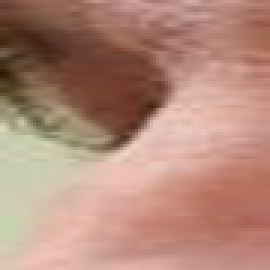
#> input picture dataset/eye-dataset/test/closed/kaggle_flickrfaceshq-dataset-ffhq_01400_eye_LEFT.png, 90 x 90 px (shown 3 times larger)
$ python -i face_alignment.py   (imports and definitions only)
#> lines starting #> are read from the running program, lines starting #| are printed output that depends on the picture
#> further down, picture is the input picture: shape (90, 90, 3); mean B, G, R 121.8, 137.5, 178.7
"""
5-point ArcFace face alignment.
Warps detected face to canonical 112x112 ArcFace crop using similarity transform.
"""
import cv2
import numpy as np
from typing import List

# ArcFace canonical 112x112 landmark positions
# Order: left_eye, right_eye, nose_tip, left_mouth, right_mouth
ARCFACE_DST = np.array([
    [38.2946, 51.6963],
    [73.5318, 51.5014],
    [56.0252, 71.7366],
    [41.5493, 92.3655],
    [70.7299, 92.2041],
], dtype=np.float32)

OUTPUT_SIZE = 112


def align_face(frame: np.ndarray, landmarks_5: List[List[int]]) -> np.ndarray:
    """Similarity transform from 5 landmarks to ArcFace 112x112. Returns aligned BGR crop."""
    src = np.array(landmarks_5, dtype=np.float32)
    # LMEDS: deterministic (no random seed unlike RANSAC), robust to landmark outliers
    M, _ = cv2.estimateAffinePartial2D(
        src, ARCFACE_DST, method=cv2.LMEDS
    )
    if M is None:
        cx = int(np.mean(src[:, 0])); cy = int(np.mean(src[:, 1]))
        h, w = frame.shape[:2]; half = 56
        x1 = max(0, cx - half); y1 = max(0, cy - half)
        x2 = min(w, cx + half); y2 = min(h, cy + half)
        return cv2.resize(frame[y1:y2, x1:x2], (OUTPUT_SIZE, OUTPUT_SIZE))
    return cv2.warpAffine(frame, M, (OUTPUT_SIZE, OUTPUT_SIZE), borderValue=0.0)


def enhance_image(img: np.ndarray) -> np.ndarray:
    """CLAHE contrast enhancement on 112x112 BGR crop for better matching under poor light."""
    lab = cv2.cvtColor(img, cv2.COLOR_BGR2LAB)
#> lab: shape (90, 90, 3); mean of channels 0, 1, 2 154.2, 141.8, 142.9
    l, a, b = cv2.split(lab)
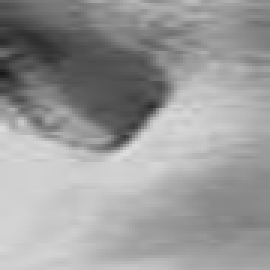
#> l: shape (90, 90) (shown 3 times larger); min 24, max 221, mean 154.2
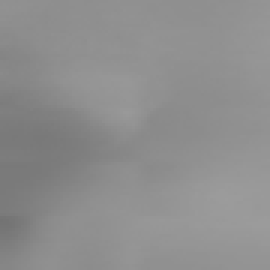
#> a: shape (90, 90) (shown 3 times larger); min 115, max 156, mean 141.8
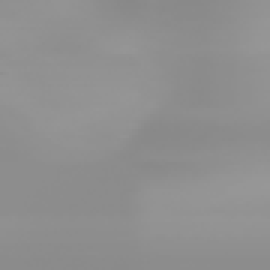
#> b: shape (90, 90) (shown 3 times larger); min 136, max 151, mean 142.9
    clahe = cv2.createCLAHE(clipLimit=2.0, tileGridSize=(8, 8))
    l = clahe.apply(l)
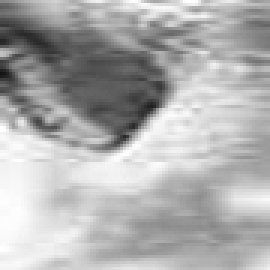
#> l: shape (90, 90) (shown 3 times larger); min 20, max 255, mean 174.6
    return cv2.cvtColor(cv2.merge([l, a, b]), cv2.COLOR_LAB2BGR)
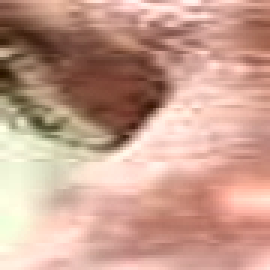
#> returned value: shape (90, 90, 3) (shown 3 times larger); mean B, G, R 142.7, 158.9, 199.9

>>> import cv2
>>> picture = cv2.imread('../../../dataset/eye-dataset/test/closed/kaggle_flickrfaceshq-dataset-ffhq_01400_eye_LEFT.png')
>>> result = enhance_image(picture)

$ run again, on dataset/eye-dataset/test/closed/kaggle_flickrfaceshq-dataset-ffhq_26053_eye_LEFT.png
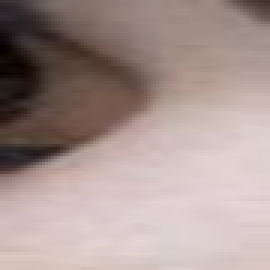
#> input picture dataset/eye-dataset/test/closed/kaggle_flickrfaceshq-dataset-ffhq_26053_eye_LEFT.png, 90 x 90 px (shown 3 times larger)
#> picture is the input picture: shape (90, 90, 3); mean B, G, R 144.9, 149, 167.1
#> lab: shape (90, 90, 3); mean of channels 0, 1, 2 158.9, 134.2, 132.8
#> in enhance_image, `l = clahe.apply(l)`:
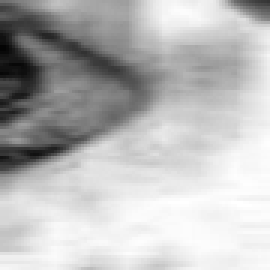
#> l: shape (90, 90) (shown 3 times larger); min 4, max 255, mean 186
#> in enhance_image, `return cv2.cvtColor(cv2.merge([l, a, b]), cv2.COLOR_LAB2BGR)`:
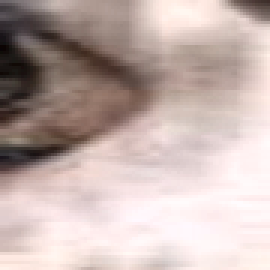
#> returned value: shape (90, 90, 3) (shown 3 times larger); mean B, G, R 173.2, 177.4, 195.2

$ run again, on dataset/eye-dataset/test/closed/kaggle_flickrfaceshq-dataset-ffhq_37198_eye_LEFT.png
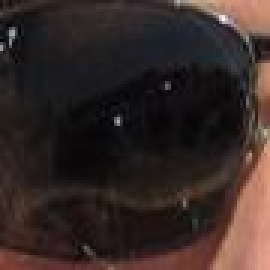
#> input picture dataset/eye-dataset/test/closed/kaggle_flickrfaceshq-dataset-ffhq_37198_eye_LEFT.png, 90 x 90 px (shown 3 times larger)
#> picture is the input picture: shape (90, 90, 3); mean B, G, R 37.8, 40.1, 52.8
#> lab: shape (90, 90, 3); mean of channels 0, 1, 2 43.5, 133.2, 131.5
#> in enhance_image, `l, a, b = cv2.split(lab)`:
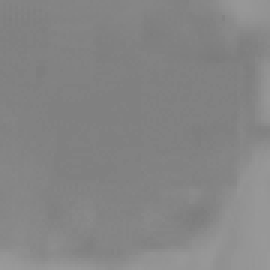
#> a: shape (90, 90) (shown 3 times larger); min 124, max 154, mean 133.2
#> in enhance_image, `return cv2.cvtColor(cv2.merge([l, a, b]), cv2.COLOR_LAB2BGR)`:
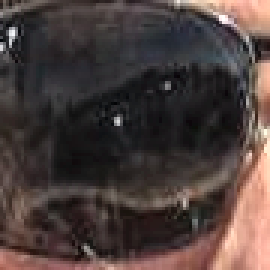
#> returned value: shape (90, 90, 3) (shown 3 times larger); mean B, G, R 60, 62.6, 75.8

$ run again, on dataset/eye-dataset/test/closed/kaggle_flickrfaceshq-dataset-ffhq_47289_eye_LEFT.png
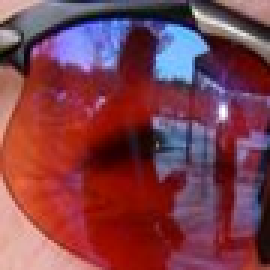
#> input picture dataset/eye-dataset/test/closed/kaggle_flickrfaceshq-dataset-ffhq_47289_eye_LEFT.png, 90 x 90 px (shown 3 times larger)
#> picture is the input picture: shape (90, 90, 3); mean B, G, R 75.6, 63.1, 126.4
#> lab: shape (90, 90, 3); mean of channels 0, 1, 2 93.5, 157.2, 136.3
#> in enhance_image, `l = clahe.apply(l)`:
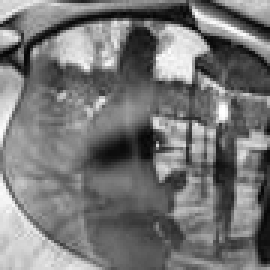
#> l: shape (90, 90) (shown 3 times larger); min 4, max 255, mean 118.4
#> in enhance_image, `return cv2.cvtColor(cv2.merge([l, a, b]), cv2.COLOR_LAB2BGR)`:
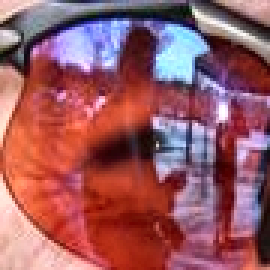
#> returned value: shape (90, 90, 3) (shown 3 times larger); mean B, G, R 98.4, 89.6, 153.5
